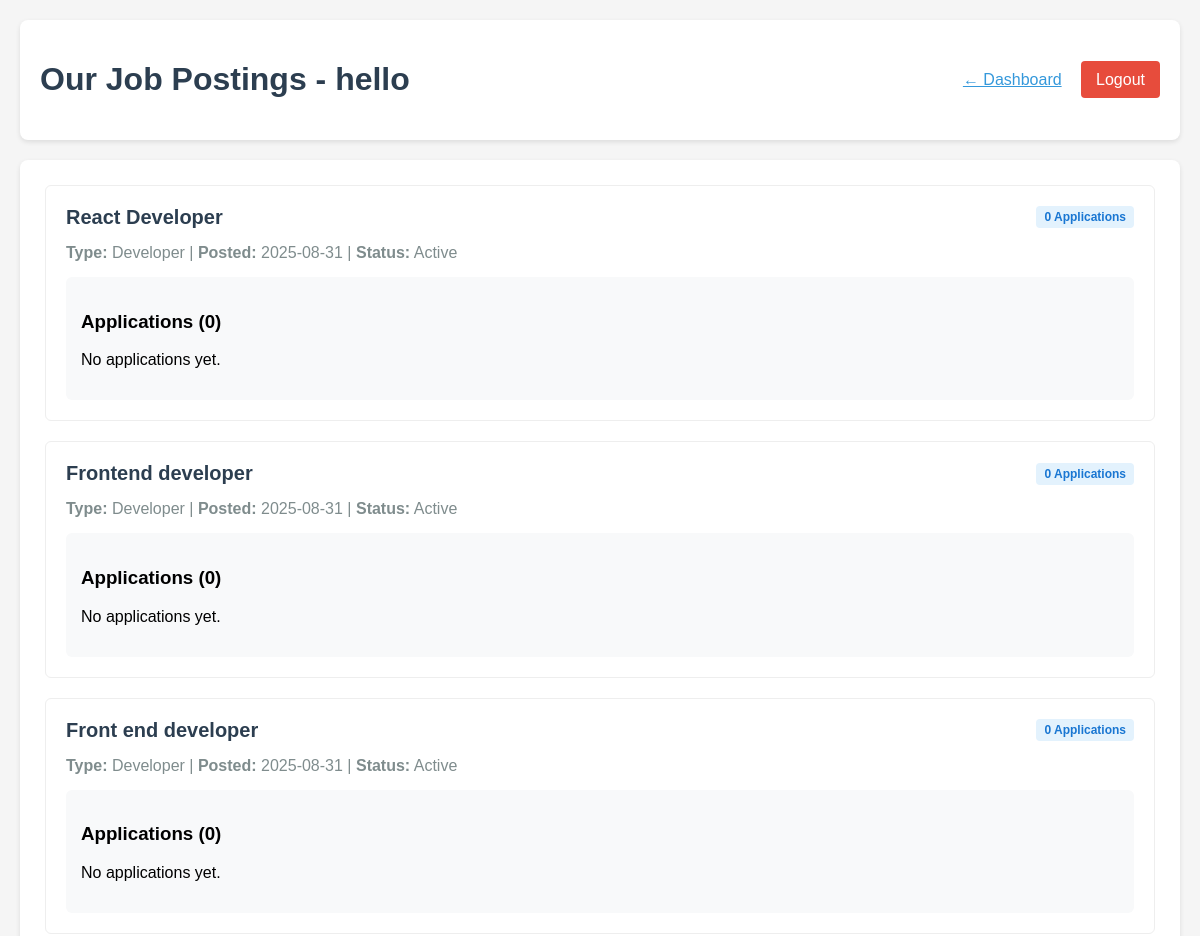
Before: /company/jobs (signed in, upper part) with the older database file.
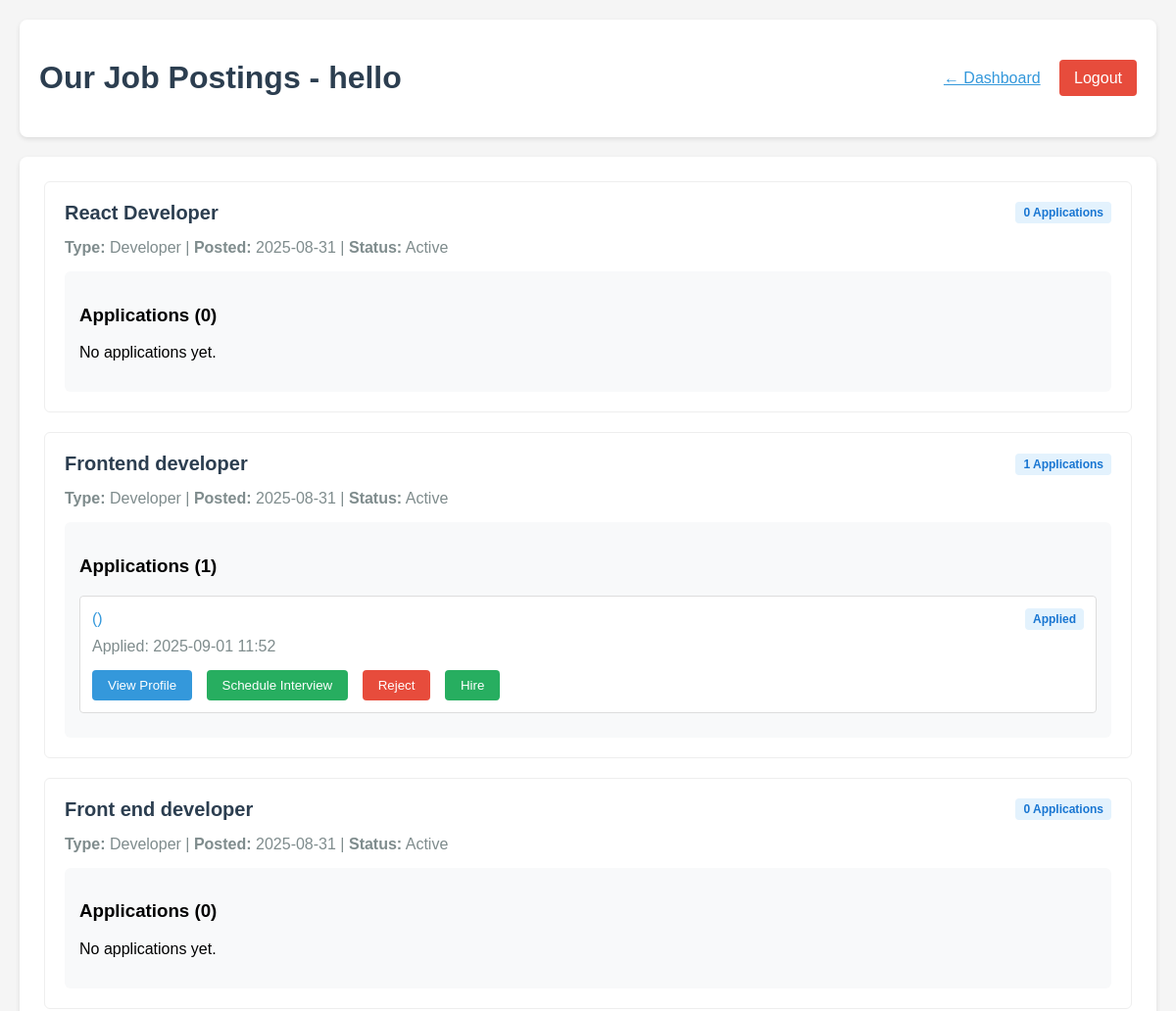
After: the same page with the newer database file.
### app.py (models this page shows, shortened)
class Job(db.Model):
    id = db.Column(db.Integer, primary_key=True)
    title = db.Column(db.String(100), nullable=False)
    description = db.Column(db.Text, nullable=False)
    requirements = db.Column(db.Text)
    role_type = db.Column(db.String(50), nullable=False)  # e.g., 'Developer', 'UI/UX', 'Marketing'
    company_id = db.Column(db.Integer, db.ForeignKey('company.id'), nullable=False)
    date_posted = db.Column(db.DateTime, nullable=False, default=datetime.utcnow)
    applications = db.relationship('Application', backref='position', lazy=True)

class Application(db.Model):
    id = db.Column(db.Integer, primary_key=True)
    candidate_id = db.Column(db.Integer, db.ForeignKey('candidate.id'), nullable=False)
    job_id = db.Column(db.Integer, db.ForeignKey('job.id'), nullable=False)
    status = db.Column(db.String(50), default='Applied')  # e.g., Applied, Aptitude Test, Coding Test, Project, Rejected, Hired
    aptitude_score = db.Column(db.Float)
    coding_score = db.Column(db.Float)
    project_score = db.Column(db.Float)
    date_applied = db.Column(db.DateTime, nullable=False, default=datetime.utcnow)

### app.py (the view)
@app.route('/company/jobs')
@login_required
def company_jobs():
    if not isinstance(current_user, Company):
        flash('Access denied. Please login as a company.', 'error')
        return redirect(url_for('login'))
    jobs = Job.query.filter_by(company_id=current_user.id).order_by(Job.date_posted.desc()).all()
    return render_template('company_jobs.html', user=current_user, jobs=jobs)

### app.py (called while the page is built)
@login_manager.user_loader
def load_user(user_id):
    print(f"Trying to load user with ID: {user_id}")
    if not user_id or '_' not in user_id:
        print("Invalid user ID format")
        return None
    try:
        user_type, id_num = user_id.split('_', 1)
        id_num = int(id_num)
        if user_type == 'candidate':
            user = Candidate.query.get(id_num)
            if user:
                print(f"Loaded candidate: {user.username}")
            return user
        elif user_type == 'company':
            user = Company.query.get(id_num)
            if user:
                print(f"Loaded company: {user.company_name}")
            return user
        else:
            print(f"Unknown user type: {user_type}")
            return None
    except ValueError:
        print(f"Invalid user ID format: {user_id}")
        return None

### templates/company_jobs.html (shortened to what this page needs)
<!DOCTYPE html>
<html lang="en">
<head>
</head>
<body>
    <div class="header">
        <h1 class="welcome">Our Job Postings - {{ user.company_name }}</h1>
        <div>
            <a href="{{ url_for('company_dashboard') }}" style="margin-right: 15px; color: #3498db;">← Dashboard</a>
            <a href="{{ url_for('logout') }}" class="logout-btn">Logout</a>
        </div>
    </div>
    <div class="job-list">
        {% if jobs %}
            {% for job in jobs %}
                <div class="job-item">
                    <div class="job-header">
                        <div class="job-title">{{ job.title }}</div>
                        <div>
                            <span class="application-status status-applied">
                                {{ job.applications|length }} Applications
                            </span>
                        </div>
                    </div>
                    <div class="job-meta">
                        <strong>Type:</strong> {{ job.role_type }} |
                        <strong>Posted:</strong> {{ job.date_posted.strftime('%Y-%m-%d') }} |
                        <strong>Status:</strong> Active
                    </div>
                    <div class="applications-section">
                        <h3>Applications ({{ job.applications|length }})</h3>
                        {% if job.applications %}
                            <div class="applications-list show" id="applications-{{ job.id }}">
                                {% for application in job.applications %}
                                    <div class="application-item">
                                        <div class="candidate-info">
                                            <div>
                                                <span class="candidate-email">({{ application.candidate_email }})</span>
                                            </div>
                                            <span class="application-status status-{{ application.status|lower|replace(' ', '-') }}">
                                                {{ application.status }}
                                            </span>
                                        </div>
                                        <div class="job-meta">
                                            Applied: {{ application.date_applied.strftime('%Y-%m-%d %H:%M') }}
                                        </div>
                                        <div style="margin-top: 10px;">
                                            <button class="btn btn-primary">View Profile</button>
                                            <button class="btn btn-success">Schedule Interview</button>
                                            <button class="btn btn-danger">Reject</button>
                                            <button class="btn btn-success">Hire</button>
                                        </div>
                                    </div>
                                {% endfor %}
                            </div>
                        {% else %}
                            <p>No applications yet.</p>
                        {% endif %}
                    </div>
                </div>
            {% endfor %}
        {% else %}
            <div class="empty-state">
                <h3>No jobs posted yet</h3>
                <p>You haven't posted any job openings yet.</p>
                <a href="{{ url_for('post_job') }}" class="btn btn-primary">Post Your First Job</a>
            </div>
        {% endif %}
    </div>
</body>
</html>

Changed rows visible on the page:
shown differently, row unchanged: Job "Frontend developer": applications|length "0" → "1"; no longer shows "No applications yet."
added Application: status "Applied", date_applied "2025-09-01 11:52", shown under Job "Frontend developer"
